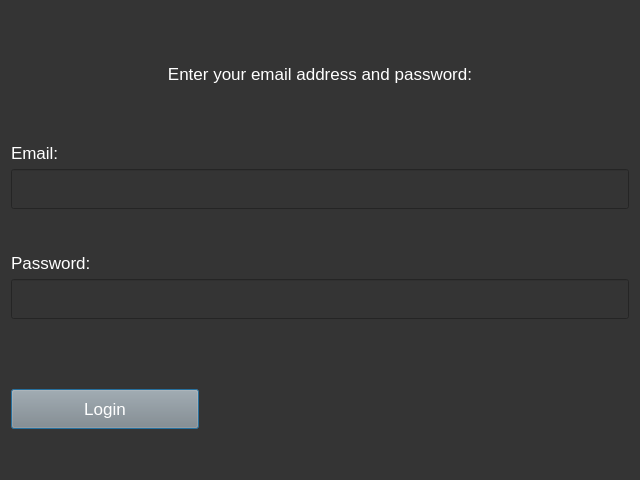
<?xml version="1.0" encoding="UTF-8"?>
<ui version="4.0">
 <class>Dialog</class>
 <widget class="QDialog" name="Dialog">
  <property name="geometry">
   <rect>
    <x>0</x>
    <y>0</y>
    <width>640</width>
    <height>480</height>
   </rect>
  </property>
  <property name="minimumSize">
   <size>
    <width>640</width>
    <height>480</height>
   </size>
  </property>
  <property name="windowTitle">
   <string>Dialog</string>
  </property>
  <property name="styleSheet">
   <string notr="true">QPushButton {
background-color: #888888;
color: #FFFFFF;
font-size: 13pt;
}

QDialog {
background-color: #343434;
font-size: 13pt;
}

QLineEdit {
background-color: #343434;
color: #FFFFFF;
font-size: 13pt;
}

QLabel {
font-size: 13pt;
color: #FFFFFF;
}</string>
  </property>
  <layout class="QVBoxLayout" name="verticalLayout">
   <item>
    <layout class="QVBoxLayout" name="verticalLayout_4">
     <item>
      <widget class="QLabel" name="label">
       <property name="maximumSize">
        <size>
         <width>16777215</width>
         <height>50</height>
        </size>
       </property>
       <property name="styleSheet">
        <string notr="true">font-family: Arial;
</string>
       </property>
       <property name="text">
        <string>Enter your email address and password:</string>
       </property>
       <property name="alignment">
        <set>Qt::AlignCenter</set>
       </property>
      </widget>
     </item>
    </layout>
   </item>
   <item>
    <layout class="QVBoxLayout" name="verticalLayout_2">
     <item>
      <widget class="QLabel" name="email_label">
       <property name="maximumSize">
        <size>
         <width>16777215</width>
         <height>20</height>
        </size>
       </property>
       <property name="styleSheet">
        <string notr="true"/>
       </property>
       <property name="text">
        <string>Email:</string>
       </property>
       <property name="alignment">
        <set>Qt::AlignLeading|Qt::AlignLeft|Qt::AlignVCenter</set>
       </property>
      </widget>
     </item>
     <item>
      <widget class="QLineEdit" name="email_edit">
       <property name="maximumSize">
        <size>
         <width>16777215</width>
         <height>40</height>
        </size>
       </property>
       <property name="styleSheet">
        <string notr="true"/>
       </property>
       <property name="alignment">
        <set>Qt::AlignLeading|Qt::AlignLeft|Qt::AlignVCenter</set>
       </property>
      </widget>
     </item>
    </layout>
   </item>
   <item>
    <layout class="QVBoxLayout" name="verticalLayout_3">
     <item>
      <widget class="QLabel" name="password_label">
       <property name="maximumSize">
        <size>
         <width>16777215</width>
         <height>20</height>
        </size>
       </property>
       <property name="styleSheet">
        <string notr="true"/>
       </property>
       <property name="text">
        <string>Password:</string>
       </property>
      </widget>
     </item>
     <item>
      <widget class="QLineEdit" name="password_edit">
       <property name="maximumSize">
        <size>
         <width>16777215</width>
         <height>40</height>
        </size>
       </property>
       <property name="styleSheet">
        <string notr="true"/>
       </property>
       <property name="text">
        <string/>
       </property>
       <property name="echoMode">
        <enum>QLineEdit::Password</enum>
       </property>
      </widget>
     </item>
     <item>
      <widget class="QLabel" name="wrong_credentials_info">
       <property name="maximumSize">
        <size>
         <width>16777215</width>
         <height>20</height>
        </size>
       </property>
       <property name="styleSheet">
        <string notr="true">color: #FF0000;</string>
       </property>
       <property name="text">
        <string/>
       </property>
      </widget>
     </item>
    </layout>
   </item>
   <item>
    <widget class="QPushButton" name="login_button">
     <property name="minimumSize">
      <size>
       <width>0</width>
       <height>40</height>
      </size>
     </property>
     <property name="maximumSize">
      <size>
       <width>188</width>
       <height>16777215</height>
      </size>
     </property>
     <property name="styleSheet">
      <string notr="true"/>
     </property>
     <property name="text">
      <string>Login</string>
     </property>
    </widget>
   </item>
  </layout>
 </widget>
 <resources/>
 <connections/>
</ui>
